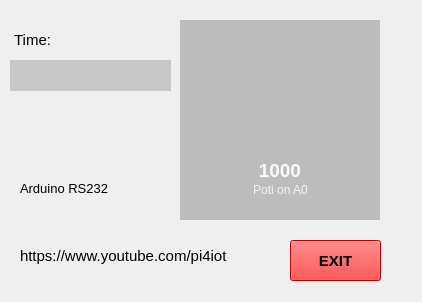
<?xml version="1.0" encoding="UTF-8"?>
<ui version="4.0">
 <class>MainWindow</class>
 <widget class="QMainWindow" name="MainWindow">
  <property name="geometry">
   <rect>
    <x>0</x>
    <y>0</y>
    <width>422</width>
    <height>302</height>
   </rect>
  </property>
  <property name="windowTitle">
   <string>Gauge &amp; Arduino &amp; RS232</string>
  </property>
  <property name="windowIcon">
   <iconset>
    <normaloff>icons/Pi4IoT.png</normaloff>icons/Pi4IoT.png</iconset>
  </property>
  <widget class="QWidget" name="centralWidget">
   <widget class="QLineEdit" name="lbltime">
    <property name="geometry">
     <rect>
      <x>10</x>
      <y>60</y>
      <width>161</width>
      <height>31</height>
     </rect>
    </property>
    <property name="font">
     <font>
      <pointsize>14</pointsize>
     </font>
    </property>
    <property name="styleSheet">
     <string notr="true">background-color: rgb(200,200,200);
</string>
    </property>
    <property name="text">
     <string/>
    </property>
    <property name="frame">
     <bool>false</bool>
    </property>
    <property name="alignment">
     <set>Qt::AlignCenter</set>
    </property>
    <property name="readOnly">
     <bool>true</bool>
    </property>
   </widget>
   <widget class="QLabel" name="label_20">
    <property name="geometry">
     <rect>
      <x>10</x>
      <y>30</y>
      <width>41</width>
      <height>21</height>
     </rect>
    </property>
    <property name="font">
     <font>
      <pointsize>11</pointsize>
      <weight>50</weight>
      <bold>false</bold>
     </font>
    </property>
    <property name="text">
     <string>&lt;html&gt;&lt;head/&gt;&lt;body&gt;&lt;p&gt;Time:&lt;/p&gt;&lt;/body&gt;&lt;/html&gt;</string>
    </property>
    <property name="alignment">
     <set>Qt::AlignRight|Qt::AlignTrailing|Qt::AlignVCenter</set>
    </property>
   </widget>
   <widget class="QPushButton" name="btnExit">
    <property name="geometry">
     <rect>
      <x>290</x>
      <y>240</y>
      <width>91</width>
      <height>41</height>
     </rect>
    </property>
    <property name="font">
     <font>
      <pointsize>11</pointsize>
      <weight>75</weight>
      <bold>true</bold>
     </font>
    </property>
    <property name="styleSheet">
     <string notr="true">background-color: rgb(255, 0, 0);</string>
    </property>
    <property name="text">
     <string>EXIT</string>
    </property>
   </widget>
   <widget class="QGraphicsView" name="Grafik">
    <property name="geometry">
     <rect>
      <x>180</x>
      <y>20</y>
      <width>200</width>
      <height>200</height>
     </rect>
    </property>
    <property name="autoFillBackground">
     <bool>true</bool>
    </property>
    <property name="styleSheet">
     <string notr="true">background-color: rgb(188, 188, 188);</string>
    </property>
    <property name="frameShape">
     <enum>QFrame::NoFrame</enum>
    </property>
    <property name="frameShadow">
     <enum>QFrame::Plain</enum>
    </property>
    <property name="lineWidth">
     <number>0</number>
    </property>
    <property name="backgroundBrush">
     <brush brushstyle="SolidPattern">
      <color alpha="255">
       <red>240</red>
       <green>240</green>
       <blue>240</blue>
      </color>
     </brush>
    </property>
   </widget>
   <widget class="QLabel" name="lblStatusLedUNORS232">
    <property name="geometry">
     <rect>
      <x>150</x>
      <y>180</y>
      <width>21</width>
      <height>21</height>
     </rect>
    </property>
    <property name="text">
     <string/>
    </property>
    <property name="pixmap">
     <pixmap>../../../MyPyProjekte/Gauge/ui/icons/led-red-on.png</pixmap>
    </property>
    <property name="scaledContents">
     <bool>true</bool>
    </property>
   </widget>
   <widget class="QLabel" name="lblRSinfo">
    <property name="geometry">
     <rect>
      <x>20</x>
      <y>180</y>
      <width>131</width>
      <height>16</height>
     </rect>
    </property>
    <property name="font">
     <font>
      <pointsize>10</pointsize>
      <italic>false</italic>
     </font>
    </property>
    <property name="text">
     <string>Arduino RS232</string>
    </property>
   </widget>
   <widget class="QLabel" name="label">
    <property name="geometry">
     <rect>
      <x>250</x>
      <y>180</y>
      <width>61</width>
      <height>20</height>
     </rect>
    </property>
    <property name="styleSheet">
     <string notr="true">color: rgb(244, 244, 244);</string>
    </property>
    <property name="text">
     <string>Poti on A0</string>
    </property>
    <property name="alignment">
     <set>Qt::AlignCenter</set>
    </property>
   </widget>
   <widget class="QLabel" name="lblAnzeige">
    <property name="geometry">
     <rect>
      <x>250</x>
      <y>160</y>
      <width>51</width>
      <height>20</height>
     </rect>
    </property>
    <property name="font">
     <font>
      <pointsize>14</pointsize>
      <weight>75</weight>
      <bold>true</bold>
     </font>
    </property>
    <property name="styleSheet">
     <string notr="true">color: rgb(250, 250, 250);</string>
    </property>
    <property name="text">
     <string>1000</string>
    </property>
    <property name="alignment">
     <set>Qt::AlignRight|Qt::AlignTrailing|Qt::AlignVCenter</set>
    </property>
   </widget>
   <widget class="QLabel" name="label_3">
    <property name="geometry">
     <rect>
      <x>20</x>
      <y>240</y>
      <width>281</width>
      <height>31</height>
     </rect>
    </property>
    <property name="font">
     <font>
      <pointsize>11</pointsize>
      <weight>50</weight>
      <bold>false</bold>
     </font>
    </property>
    <property name="text">
     <string>https://www.youtube.com/pi4iot</string>
    </property>
   </widget>
  </widget>
 </widget>
 <resources/>
 <connections/>
</ui>
